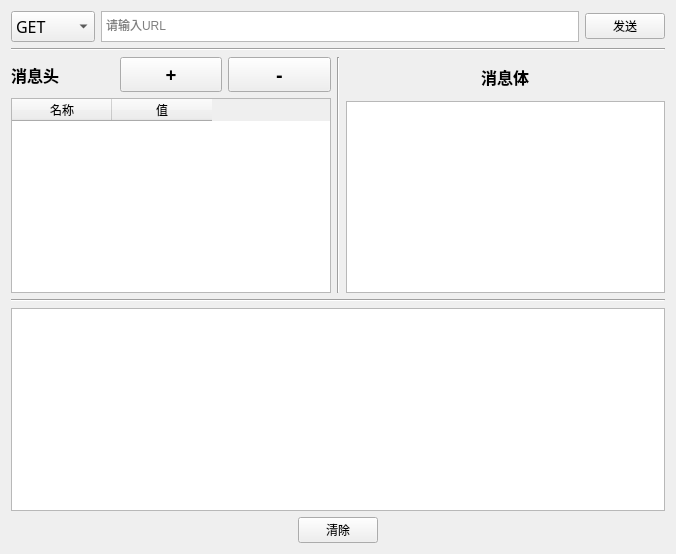
<?xml version="1.0" encoding="UTF-8"?>
<ui version="4.0">
 <class>http</class>
 <widget class="QWidget" name="http">
  <property name="geometry">
   <rect>
    <x>0</x>
    <y>0</y>
    <width>676</width>
    <height>554</height>
   </rect>
  </property>
  <property name="windowTitle">
   <string>Form</string>
  </property>
  <layout class="QVBoxLayout" name="verticalLayout_3">
   <item>
    <layout class="QHBoxLayout" name="horizontalLayout">
     <item>
      <widget class="QComboBox" name="xialakuang">
       <property name="sizePolicy">
        <sizepolicy hsizetype="Minimum" vsizetype="Fixed">
         <horstretch>0</horstretch>
         <verstretch>0</verstretch>
        </sizepolicy>
       </property>
       <property name="font">
        <font>
         <family>AcadEref</family>
         <pointsize>12</pointsize>
        </font>
       </property>
       <item>
        <property name="text">
         <string>GET</string>
        </property>
       </item>
       <item>
        <property name="text">
         <string>POST</string>
        </property>
       </item>
       <item>
        <property name="text">
         <string>PUT</string>
        </property>
       </item>
       <item>
        <property name="text">
         <string>DELETE</string>
        </property>
       </item>
      </widget>
     </item>
     <item>
      <widget class="QPlainTextEdit" name="plainTextEdit">
       <property name="sizePolicy">
        <sizepolicy hsizetype="Expanding" vsizetype="Ignored">
         <horstretch>0</horstretch>
         <verstretch>0</verstretch>
        </sizepolicy>
       </property>
       <property name="placeholderText">
        <string>请输入URL</string>
       </property>
      </widget>
     </item>
     <item>
      <widget class="QPushButton" name="pushButton">
       <property name="text">
        <string>发送</string>
       </property>
      </widget>
     </item>
    </layout>
   </item>
   <item>
    <widget class="Line" name="line">
     <property name="orientation">
      <enum>Qt::Horizontal</enum>
     </property>
    </widget>
   </item>
   <item>
    <layout class="QHBoxLayout" name="horizontalLayout_3">
     <item>
      <layout class="QVBoxLayout" name="verticalLayout_2">
       <item>
        <layout class="QHBoxLayout" name="horizontalLayout_2">
         <item>
          <widget class="QLabel" name="label">
           <property name="font">
            <font>
             <family>Adobe 繁黑體 Std B</family>
             <pointsize>12</pointsize>
             <weight>75</weight>
             <bold>true</bold>
            </font>
           </property>
           <property name="text">
            <string>消息头</string>
           </property>
          </widget>
         </item>
         <item>
          <widget class="QPushButton" name="pushButton_2">
           <property name="font">
            <font>
             <family>Adobe 繁黑體 Std B</family>
             <pointsize>14</pointsize>
             <weight>75</weight>
             <bold>true</bold>
            </font>
           </property>
           <property name="text">
            <string>+</string>
           </property>
          </widget>
         </item>
         <item>
          <widget class="QPushButton" name="pushButton_3">
           <property name="font">
            <font>
             <family>Adobe 繁黑體 Std B</family>
             <pointsize>14</pointsize>
             <weight>75</weight>
             <bold>true</bold>
            </font>
           </property>
           <property name="text">
            <string>-</string>
           </property>
          </widget>
         </item>
        </layout>
       </item>
       <item>
        <widget class="QTableWidget" name="tableWidget">
         <column>
          <property name="text">
           <string>名称</string>
          </property>
         </column>
         <column>
          <property name="text">
           <string>值</string>
          </property>
         </column>
        </widget>
       </item>
      </layout>
     </item>
     <item>
      <widget class="Line" name="line_2">
       <property name="orientation">
        <enum>Qt::Vertical</enum>
       </property>
      </widget>
     </item>
     <item>
      <layout class="QVBoxLayout" name="verticalLayout">
       <item>
        <layout class="QHBoxLayout" name="horizontalLayout_5">
         <property name="topMargin">
          <number>8</number>
         </property>
         <property name="rightMargin">
          <number>0</number>
         </property>
         <property name="bottomMargin">
          <number>6</number>
         </property>
         <item>
          <widget class="QLabel" name="label_2">
           <property name="sizePolicy">
            <sizepolicy hsizetype="Fixed" vsizetype="Fixed">
             <horstretch>0</horstretch>
             <verstretch>0</verstretch>
            </sizepolicy>
           </property>
           <property name="font">
            <font>
             <family>Adobe 繁黑體 Std B</family>
             <pointsize>12</pointsize>
             <weight>75</weight>
             <bold>true</bold>
            </font>
           </property>
           <property name="text">
            <string>消息体</string>
           </property>
          </widget>
         </item>
        </layout>
       </item>
       <item>
        <widget class="QTableView" name="tableView"/>
       </item>
      </layout>
     </item>
    </layout>
   </item>
   <item>
    <widget class="Line" name="line_3">
     <property name="orientation">
      <enum>Qt::Horizontal</enum>
     </property>
    </widget>
   </item>
   <item>
    <widget class="QListView" name="listView"/>
   </item>
   <item>
    <layout class="QHBoxLayout" name="horizontalLayout_4">
     <item>
      <widget class="QPushButton" name="pushButton_4">
       <property name="sizePolicy">
        <sizepolicy hsizetype="Fixed" vsizetype="Fixed">
         <horstretch>0</horstretch>
         <verstretch>0</verstretch>
        </sizepolicy>
       </property>
       <property name="text">
        <string>清除</string>
       </property>
      </widget>
     </item>
    </layout>
   </item>
  </layout>
 </widget>
 <resources/>
 <connections/>
</ui>
